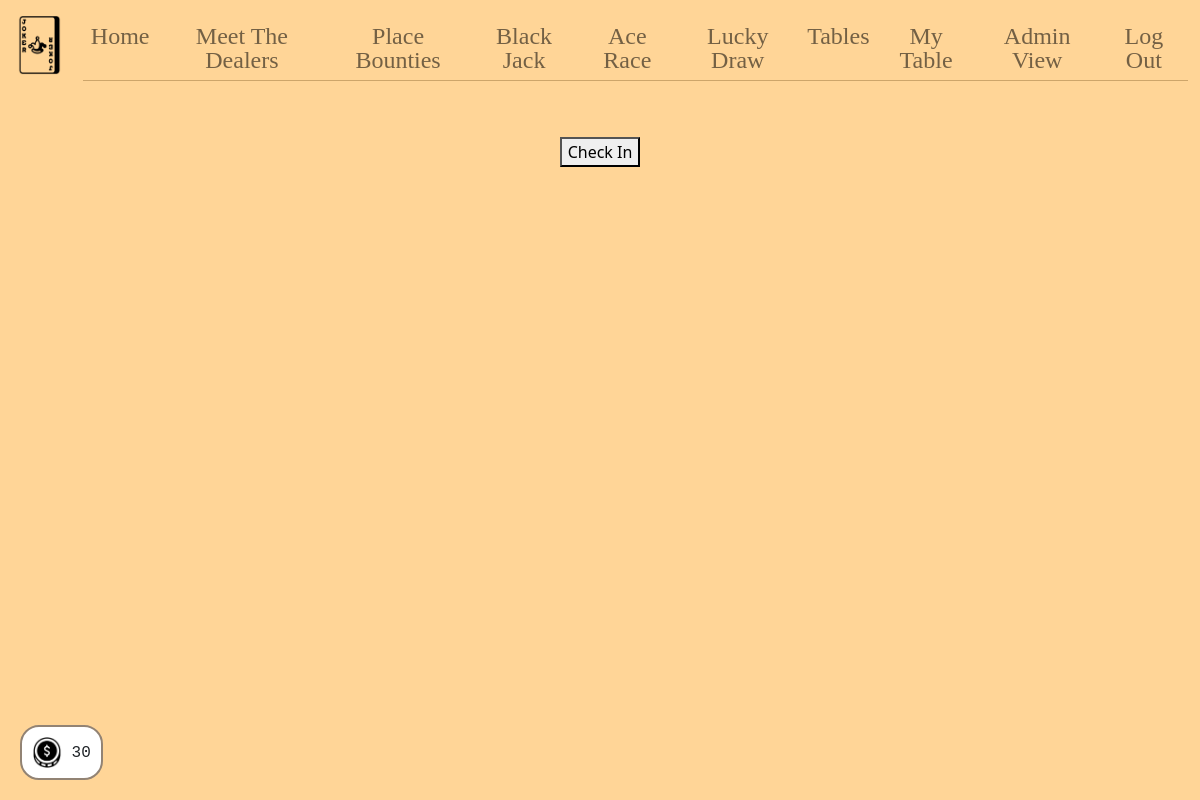
/blackjacktable (signed in), run on an earlier commit of the app's database.
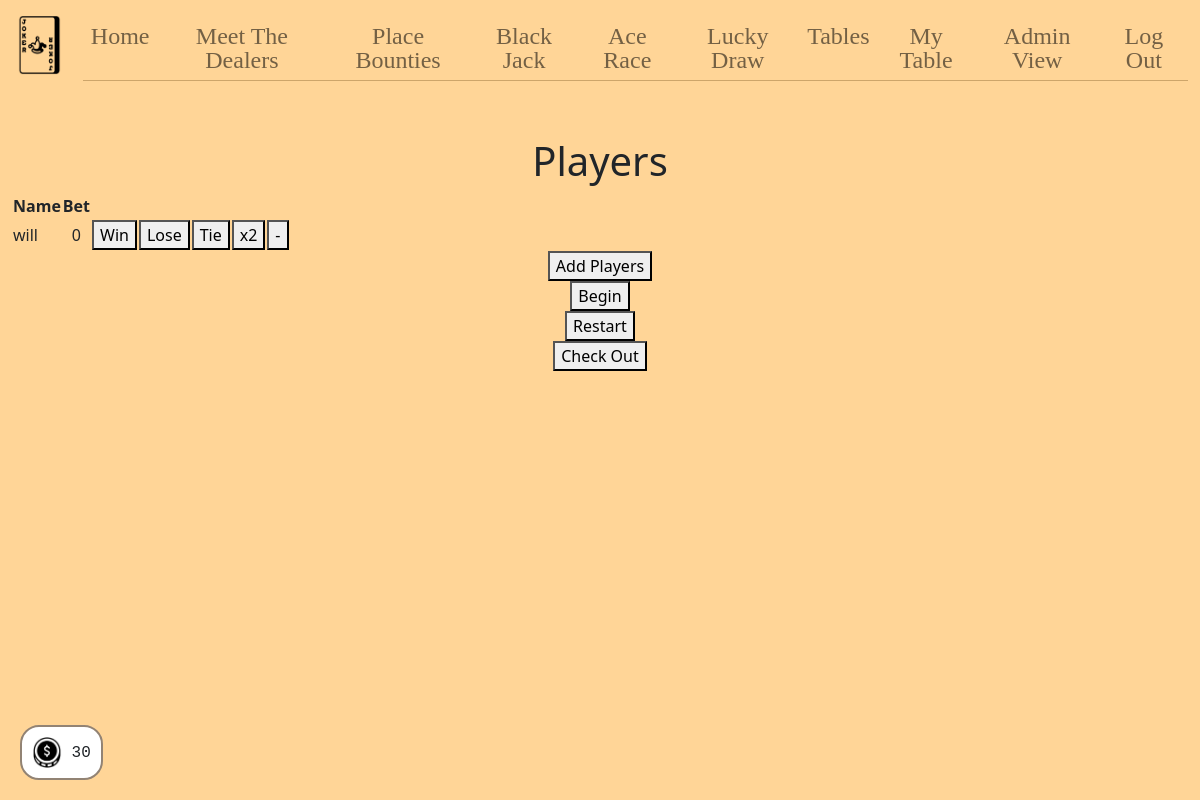
And on a later commit of the database.
### tables this page shows
CREATE TABLE blackjack (
id INTEGER PRIMARY KEY AUTOINCREMENT,
bet INTEGER DEFAULT 0 NOT NULL,
player INTEGER DEFAULT 0,
name TEXT
);

### app.py (the view)
@app.route("/blackjacktable", methods=["GET", "POST"])
@login_required
def blackjacktable():
    if request.method == "POST":
        dealer = request.form.get("id")
        if dealer:
            db.execute("UPDATE tables SET dealerid = ? WHERE id = 8", dealer)
            row = db.execute("SELECT * FROM tables WHERE id = 8")
            session["occupied8"] = True
            session["dealerid8"] = row[0]["dealerid"]
        players = db.execute("SELECT * FROM blackjack")
        persons = db.execute("SELECT * FROM users WHERE poker = 0")
        rows = db.execute("SELECT * FROM users WHERE id = ?", session["user_id"])
        session["hp"] = rows[0]["hp"]
        return render_template("blackjacktable.html", dealer=dealer, players=players, persons=persons)
    else:
        rows = db.execute("SELECT * FROM tables WHERE id = 8")
        dealer = rows[0]["dealerid"]
        if dealer == session["user_id"]:
            session["occupied8"] = True
        session["dealerid8"] = dealer
        players = db.execute("SELECT * FROM blackjack")
        persons = db.execute("SELECT * FROM users WHERE poker = 0")
        row = db.execute("SELECT * FROM users WHERE id = ?", session["user_id"])
        session["hp"] = row[0]["hp"]
        return render_template("blackjacktable.html", dealer=dealer, players=players, persons=persons)

### app.py (called while the page is built)
@app.after_request
def after_request(response):
    response.headers["Cache-Control"] = "no-cache, no-store, must-revalidate"
    response.headers["Expires"] = 0
    response.headers["Pragma"] = "no-cache"
    return response

### helpers.py (called while the page is built)
def login_required(f):
    @wraps(f)
    def decorated_function(*args, **kwargs):
        if session.get("user_id") is None:
            return redirect("/login")
        return f(*args, **kwargs)
    return decorated_function

### templates/blackjacktable.html (shortened to what this page needs)
{% extends "layout.html" %}
{% block main %}
    {% if session["dealer"] == 1 %}
        {% if session["occupied8"] == False or not session["occupied8"] %}
            <div>
                <form action="/blackjacktable" method="post">
                    <button type="submit">Check In</button>
                </form>
            </div>
        {% elif session["dealerid8"] == session["user_id"] or session["admin"] == 1 %}
            <div id="mainPage">
            <h1>Players</h1>
            <table>
                <thead>
                    <tr>
                        <th>Name</th>
                        <th>Bet</th>
                    </tr>
                </thead>
                <tbody>
                {% for play in players %}
                    <tr class="">
                        <td class="text-start">{{ play["name"] }}</td>
                        <td>{{ play["bet"] }}</td>
                        <td>
                            <form id="winner" action="/bjlogic" method="post">
                                <button type="submit" class="buttons">Win</button>
                            </form>
                        </td>
                        <td>
                            <form id="winner" action="/bjlogic" method="post">
                                <button type="submit" class="buttons">Lose</button>
                            </form>
                        </td>
                        <td>
                            <form id="winner" action="/bjlogic" method="post">
                                <button type="submit" class="buttons">Tie</button>
                            </form>
                        </td>
                        <td>
                            <form id="winner" action="/bjlogic" method="post">
                                <button type="submit" class="buttons">x2</button>
                            </form>
                        </td>
                        <td>
                            <form id="remove" action="/bjlogic" method="post">
                                <button type="submit" class="buttons">-</button>
                            </form>
                        </td>
                    </tr>
                {% endfor %}
                </tbody>
            </table>
            <div>
                <button id="myBtn">Add Players</button>
            </div>
            <div>
                <form action="/playingstatus" method="post">
                    <button>Begin</button>
                </form>
            </div>
            <div>
                <form action="/playingstatus" method="post">
                    <button>Restart</button>
                </form>
            </div>
            <div>
                <form action="/bjcheckout" method="post">
                    <button type="submit">Check Out</button>
                </form>
            </div>
        </div>
        {% else %}
            <div>
                You aren't authorized to access this page !
            </div>
        {% endif %}
    {% endif %}
{% endblock %}
{% block footer %}
    <div id="value-container"><img class="img-fluid money" src="/static/money.png"> {{ session["hp"] }} </div>
{% endblock %}

### templates/layout.html (shortened to what this page needs)
<!DOCTYPE html>
<html lang="en">
    <head>
        <link href="https://cdn.jsdelivr.net/npm/bootstrap@5.1.3/dist/css/bootstrap.min.css" rel="stylesheet">
        <link href="/static/styles.css" rel="stylesheet">
        <link href="/static/popups.css" rel="stylesheet">
    </head>
    <body>
        <nav class="bg-light navbar navbar-expand-md navbar-light">
            <div class="container-fluid">
                <a class="navbar-brand" href="/"><img class="img-fluid jokerimg" src="/static/poker-cards.png"></a>
                <div class="collapse navbar-collapse" id="navbar">
                    {% if session["admin"] == 1 %}
                        <ul class="navbar-nav me-auto mt-2 text-center navfont">
                            <li class="nav-item"><a class="nav-link" href="/home">Home</a></li>
                            <li class="nav-item"><a class="nav-link" href="/dealers">Meet The Dealers</a></li>
                            <li class="nav-item"><a class="nav-link" href="/players">Place Bounties</a></li>
                            <li class="nav-item"><a class="nav-link" href="/blackjack">Black Jack</a></li>
                            <li class="nav-item"><a class="nav-link" href="/acerace">Ace Race</a></li>
                            <li class="nav-item"><a class="nav-link" href="/lottery">Lucky Draw</a></li>
                            <li class="nav-item"><a class="nav-link" href="/tables">Tables</a></li>
                            <li class="nav-item"><a class="nav-link" href="/myTable">My Table</a></li>
                            <li class="nav-item"><a class="nav-link" href="/admin">Admin View</a></li>
                        </ul>
                        <ul class="navbar-nav ms-auto mt-2 text-center navfont">
                            <li class="nav-item"><a class="nav-link" href="/logout">Log Out</a></li>
                        </ul>
                    {% endif %}
                </div>
            </div>
        </nav>
        <main class="container-fluid py-5 text-center">
            {% block main %}{% endblock %}
        </main>
    </body>
    <footer>
        {% block footer %}{% endblock %}
    </footer>
</html>

### static/styles.css (style rules this page uses)
nav .navbar-brand { font-size: xx-large; }
.bg-light { --bs-bg-opacity: 0; }
.container-fluid { background-color: #FFD597; }
body { background-color: #FFD597; }
.jokerimg { x: 10; width: 60px; height: 60px; }
.money { width: 30px; height: 30; }
.navbar-nav li { border-bottom: 1px solid #CDA56A; }
.navbar-nav li a { color: #924828; }
.navfont { color: #924848; font-family: Poppins; font-style: bold; font-size: 24px; line-height: 36px; line-height: 100%; letter-spacing: 4%; }

### static/popups.css (style rules this page uses)
#value-container { position: fixed; bottom: 20px; left: 20px; padding: 10px; background-color: #FFFFFF; border-radius: 19px; border: 2px solid #928374; font-family: monospace; }

What changed in the data, as far as the page shows it:
added blackjack: name "will", bet "0"
Also different on the page:
text no longer shown: "Check In"
text now shown: "Players Name Bet Add Players Begin Restart Check Out"
